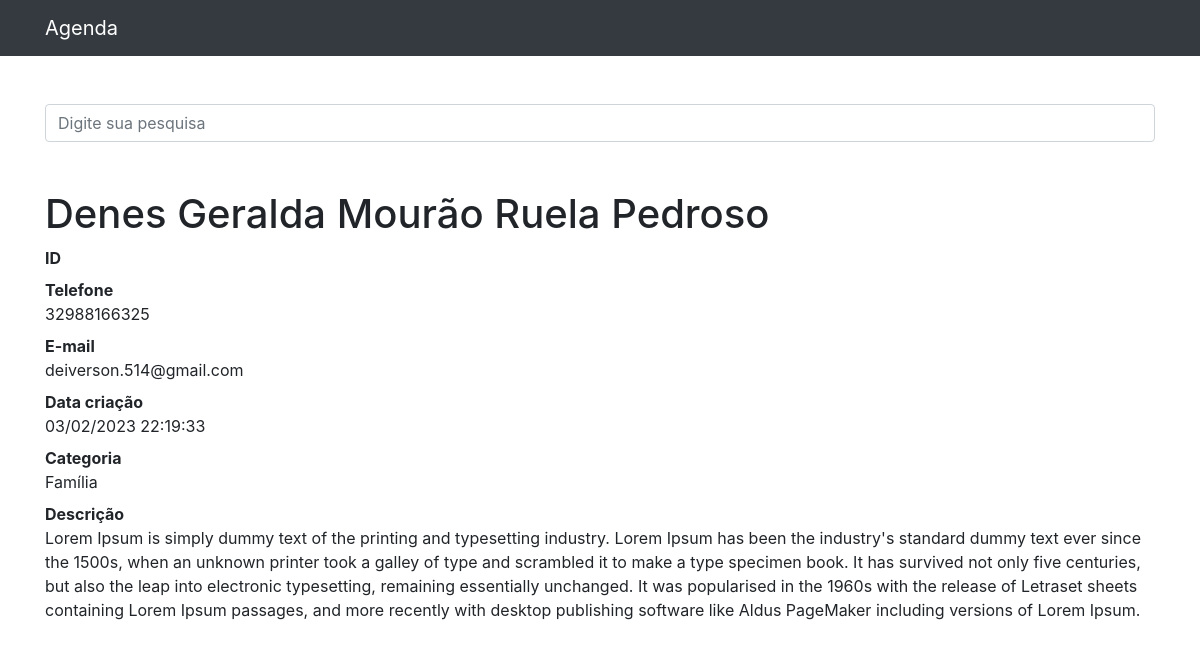
The page /1 on the database its author committed.
### contatos/models.py (models this page shows, shortened)
class Contato(models.Model):
    nome = models.CharField(max_length=255)
    sobrenome = models.CharField(max_length=255, blank=True)
    telefone = models.CharField(max_length=11)
    email = models.CharField(max_length=255,blank=True)
    data_criacao = models.DateTimeField(default=timezone.now)
    descricao = models.TextField(blank=True)
    categoria = models.ForeignKey(Categoria, on_delete=models.DO_NOTHING)
    mostrar = models.BooleanField(default=True)
    foto = models.ImageField(
                            blank=True,
                            upload_to='fotos/%Y/%m/%d' # cria uma pasta para cada dia em que acontecer um upload
                            )                           # posso configurar da forma que eu desejar

class Categoria(models.Model):
    nome = models.CharField(max_length=255)

### contatos/views.py (the view)
# urls.py: path('<int:contato_id>', views.ver_contato,name='ver_contato'),
def ver_contato(request,contato_id):
    contato = get_object_or_404(Contato,id=contato_id)
    if not contato.mostrar:
        raise Http404()
    return render(request,'contatos/ver_contato.html',{
        'contato': contato
        })

### contatos/templates/contatos/ver_contato.html (shortened to what this page needs)
{% extends "base.html" %}
{% block conteudo %}
<h1 class="mt-5">{{contato.nome}} {{contato.sobrenome}}</h1>
<dl>
  <dt>ID</dt>
  <dt>Telefone</dt>
  <dd>{{contato.telefone}}</dd>
  <dt>E-mail</dt>
  <dd>{{contato.email}}</dd>
  <dt>Data criação</dt>
  <dd>{{contato.data_criacao|date:'d/m/Y H:i:s'}}</dd>
  <dt>Categoria</dt>
  <dd>{{contato.categoria.nome}} </dd>
  <dt>Descrição</dt>
  <dd>{{contato.descricao}}
  </dd>
</dl>
{% endblock conteudo %}

### rows shown on the page
Contato: nome "Denes", sobrenome "Geralda Mourão Ruela Pedroso", telefone "32988166325", email "deiverson.514@gmail.com", data_criacao "03/02/2023 22:19:33", categoria.nome "Família", descricao "Lorem Ipsum is simply dummy text of the printing and typesetting industry. Lorem Ipsum has been the industry's standard dummy text ever since the 1500s, when an unknown printer took a galley of type and scrambled it to make a type specimen book. It has survived not only five centuries, but also the leap into electronic typesetting, remaining essentially unchanged. It was popularised in the 1960s with the release of Letraset sheets containing Lorem Ipsum passages, and more recently with desktop publishing software like Aldus PageMaker including versions of Lorem Ipsum."
